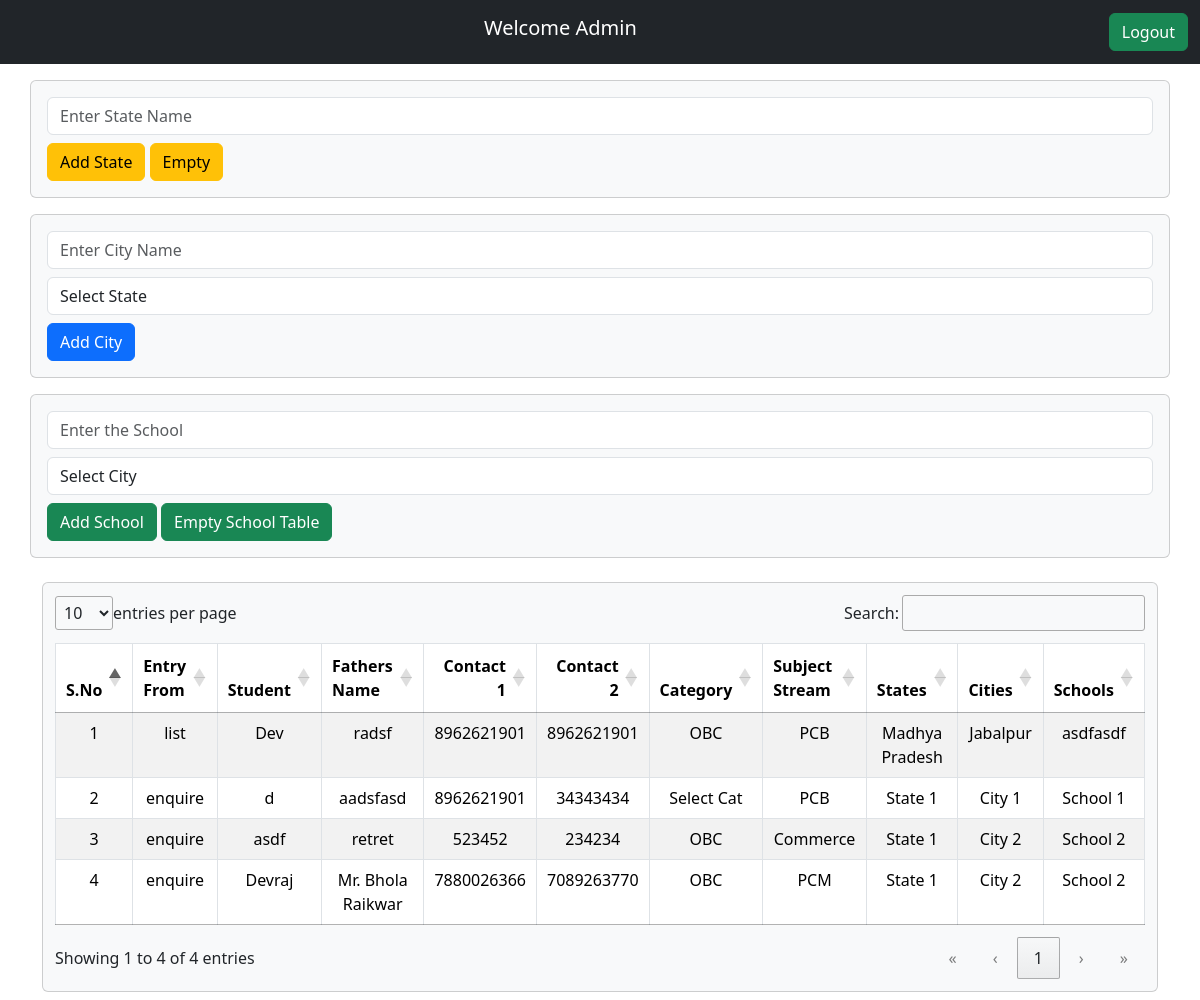
/admin.php (signed in), run on the app's committed database.
### tables this page shows
CREATE TABLE `enquiry` (
  `sno` bigint(20) UNSIGNED NOT NULL,
  `entry_type` varchar(20) NOT NULL,
  `sname` varchar(40) NOT NULL,
  `fname` varchar(40) NOT NULL,
  `contact1` bigint(12) NOT NULL,
  `contact2` bigint(12) NOT NULL,
  `ccategory` varchar(10) NOT NULL,
  `subject_stream` varchar(50) NOT NULL,
  `states` varchar(250) NOT NULL,
  `cities` varchar(250) NOT NULL,
  `school_name` varchar(250) NOT NULL
);

### admin.php (the view, shortened to what this page needs)
<!DOCTYPE html>
<html lang="en">
<head>
    <link rel="stylesheet" href="bootstrap-5.3.3-dist/css/bootstrap.min.css">
    <link rel="stylesheet" href="bootstrap-5.3.3-dist/css/toastr.min.css">
    <link rel="stylesheet" href="lib/datatable/dataTables.css">
</head>
<body>
    <?php include 'components/_navbar.php'; ?>
    <div class="d-flex justify-content-center align-items-center">
        <div class="container">
            <div class=" my-2">
                <div class="card-body">
                    <div class="row">
                        <div class="card p-3 bg-light my-2 mb-2">
                            <form method="POST" action="">
                                <input class="form-control" type="text" id="state_name" name="state_name" placeholder="Enter State Name" required>
                                <button class="btn btn-warning mt-2" type="submit" name="add_state">Add State</button>
                                <button class="btn btn-warning mt-2" type="button" name="empty" id="emptyButton">Empty</button>
                            </form>
                        </div>
                        <div class="card p-3 my-2 bg-light mb-2">
                            <form method="POST" action="">
                                <input class="form-control mb-2" type="text" id="city_name" name="city_name" placeholder="Enter City Name" required>
                                <select class="form-control" id="state_id" name="state_id" required>
                                    <option value="" disabled selected>Select State</option>
                                </select>
                                <button class="btn btn-primary mt-2" type="submit" name="add_city">Add City</button>
                            </form>
                        </div>
                        <div class="card p-3 my-2 bg-light mt-2">
                            <form method="POST" action="">
                                <input class="form-control mb-2" type="text" id="school_name" name="school_name" placeholder="Enter the School" required>
                                <select class="form-control" id="city_id" name="city_id" required>
                                    <option value="" disabled selected>Select City</option>
                                </select>
                                <button class="btn btn-success mt-2" type="submit" name="add_school">Add School</button>
                                <a class="btn btn-success mt-2" href="">Empty School Table</a>
                            </form>
                        </div>
                    </div>
                </div>
            </div>
        </div>
    </div>
    <div class="container">
        <div class="container my-2 bg-light card">
            <table id="myTable" class="table table-striped table-bordered dt-responsive">
                <thead>
                    <tr>
                        <th>S.No</th>
                        <th>Entry From</th>
                        <th>Student</th>
                        <th>Fathers Name</th>
                        <th>Contact 1</th>
                        <th>Contact 2</th>
                        <th>Category</th>
                        <th>Subject Stream</th>
                        <th>States</th>
                        <th>Cities</th>
                        <th>Schools</th>
                    </tr>
                </thead>
                <tbody>
                    <?php
                    include '_dbconnect.php';
                    $sql = "SELECT * FROM `enquiry`";
                    $result = mysqli_query($conn, $sql);
                    $index = 1;
                    if ($result->num_rows > 0) {
                        while ($row = $result->fetch_assoc()) {
                            echo "<tr>";
                            echo "<td class='text-center'>" . $index++ . "</td>";
                            echo "<td class='text-center'>" . $row['entry_type'] . "</td>";
                            echo "<td class='text-center'>" . $row['sname'] . "</td>";
                            echo "<td class='text-center'>" . $row['fname'] . "</td>";
                            echo "<td class='text-center'>" . $row['contact1'] . "</td>";
                            echo "<td class='text-center'>" . $row['contact2'] . "</td>";
                            echo "<td class='text-center'>" . $row['ccategory'] . "</td>";
                            echo "<td class='text-center'>" . $row['subject_stream'] . "</td>";
                            echo "<td class='text-center'>" . $row['states'] . "</td>";
                            echo "<td class='text-center'>" . $row['cities'] . "</td>";
                            echo "<td class='text-center'>" . $row['school_name'] . "</td>";
                            echo "</tr>";
                        }
                    }
                    ?>
                </tbody>
            </table>
        </div>
</body>
</html>
</body>
</html>

### components/_navbar.php (shortened to what this page needs)
<?php
echo '<nav class="navbar navbar-expand-lg navbar-dark bg-dark">
        <div class="container-fluid">
        <div class="collapse navbar-collapse" id="navbarSupportedContent">';
        echo '<p class="navbar-brand mx-auto mb-2">Welcome '.ucfirst($_SESSION["username"]).'</p>';
                echo '</div>
                <form class="d-flex">
                    <a class="btn btn-success ml-5" href="logout.php">Logout</a>
                </form>
        </div>
    </nav>';

### data on the page
enquiry: entry_type "list", sname "Dev", fname "radsf", contact1 "8962621901", contact2 "8962621901", ccategory "OBC", subject_stream "PCB", states "Madhya Pradesh", cities "Jabalpur", school_name "asdfasdf"
enquiry: entry_type "enquire", sname "d", fname "aadsfasd", contact1 "8962621901", contact2 "34343434", ccategory "Select Cat", subject_stream "PCB", states "State 1", cities "City 1", school_name "School 1"
enquiry: entry_type "enquire", sname "asdf", fname "retret", contact1 "523452", contact2 "234234", ccategory "OBC", subject_stream "Commerce", states "State 1", cities "City 2", school_name "School 2"
enquiry: entry_type "enquire", sname "Devraj", fname "Mr. Bhola Raikwar", contact1 "7880026366", contact2 "7089263770", ccategory "OBC", subject_stream "PCM", states "State 1", cities "City 2", school_name "School 2"

### other printed values
$_SESSION["username"] "Admin"
